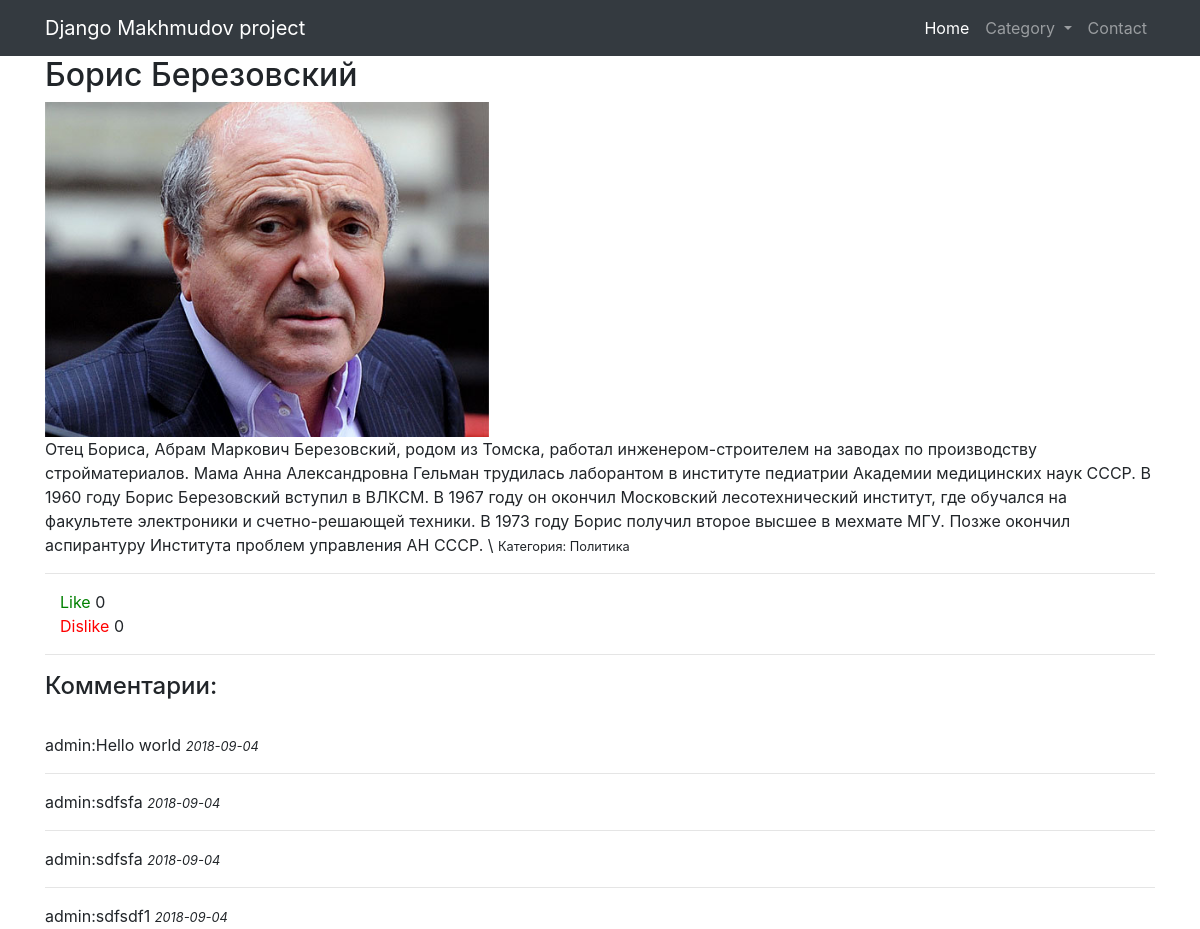
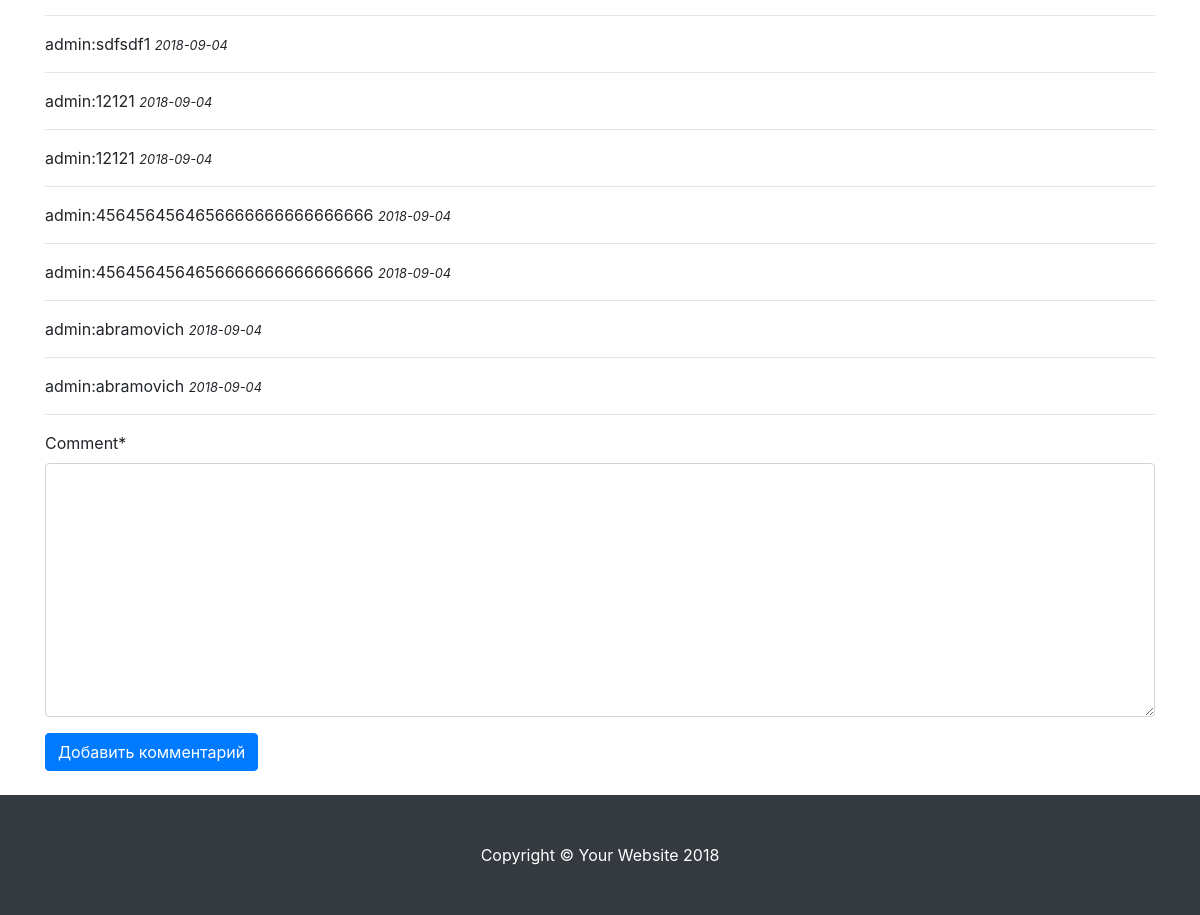
Before: /articles/policy/boris-berezovskij with the older database file (2 pictures, top to bottom).
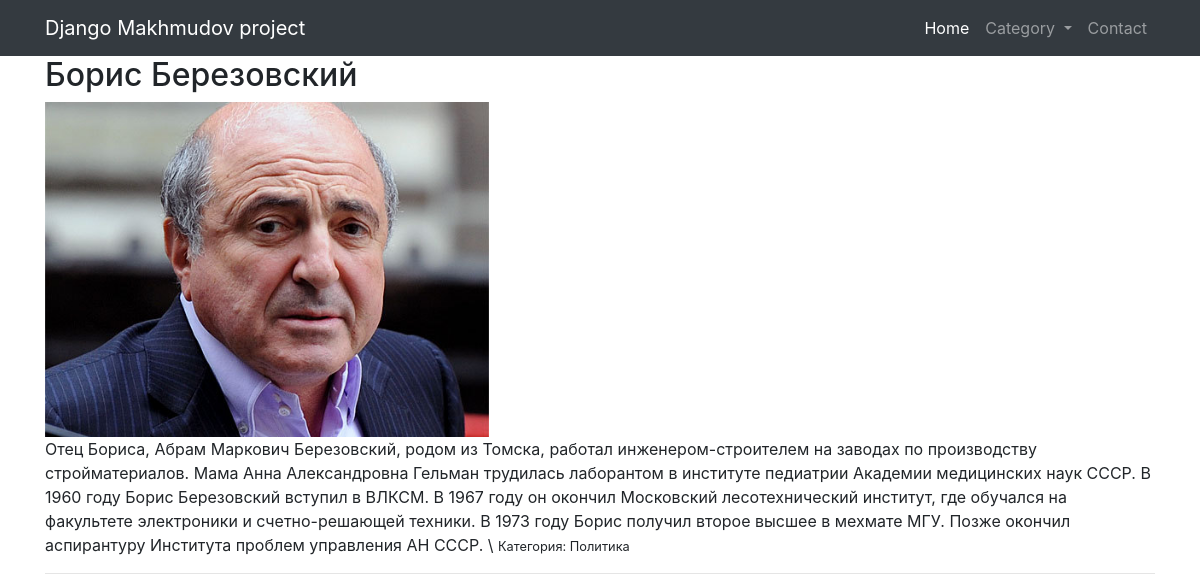
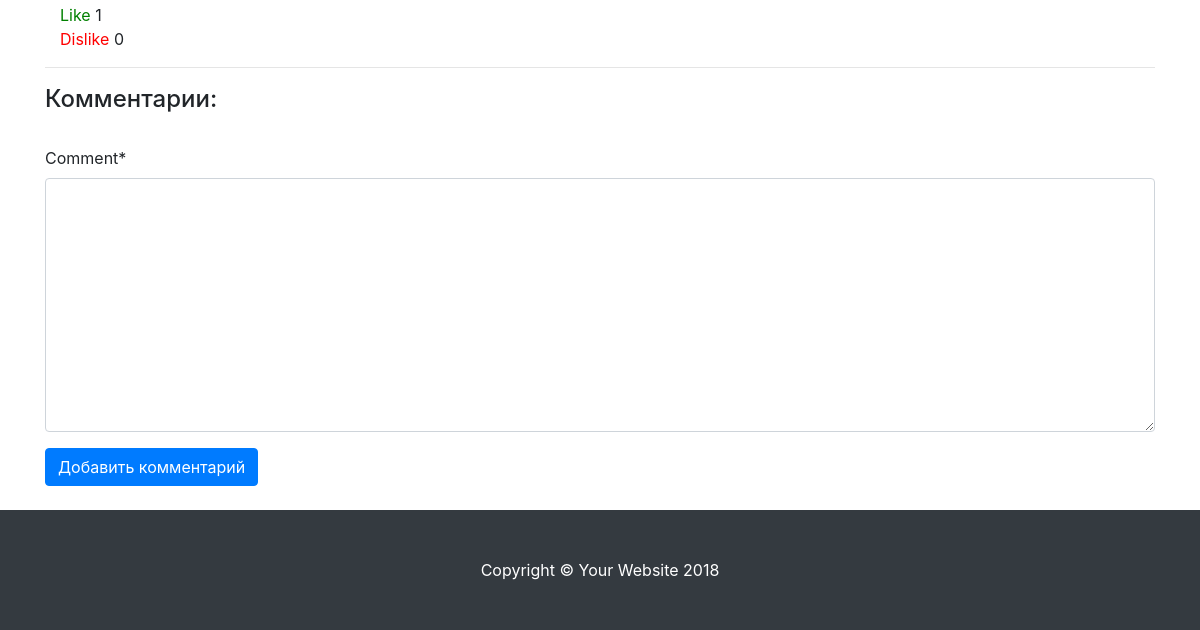
After: the same page with the newer database file (2 pictures, top to bottom).
### mediaportalapp/models.py (models this page shows, shortened)
class Article(models.Model):
	category = models.ForeignKey(Category)
	title = models.CharField(max_length=150)
	slug = models.SlugField()
	image = models.ImageField(upload_to=generate_filename)
	content = models.TextField()
	likes = models.PositiveIntegerField(default=0)
	dislikes = models.PositiveIntegerField(default=0)
	comments = GenericRelation('comments')
	user_reaction = models.ManyToManyField(settings.AUTH_USER_MODEL, blank=True)
	objects = models.Manager()

class Category(models.Model):
	name = models.CharField(max_length=100)
	slug = models.SlugField()
	def get_absolute_url(self):
		return reverse('category_detail_mediaportalapp', kwargs={'slug': self.slug})
	def __str__(self):
		return str(self.name)

class Comments(models.Model):
	author = models.ForeignKey(settings.AUTH_USER_MODEL)
	comment = models.TextField()
	timestamp = models.DateTimeField(auto_now_add=True, auto_now=False)
	content_type = models.ForeignKey(ContentType)
	object_id = models.PositiveIntegerField()
	content_object = GenericForeignKey()

### mediaportalapp/views.py (the view)
# urls.py: url(r'articles/(?P<category>[-\w]+)/(?P<slug>[-\w]+)', ArticleDetailView.as_view(), name='article_detail_mediaportalapp'),
class ArticleDetailView(DetailView, CategoryAndArticlesListMixin):
	model = Article
	template_name = 'mediaportalapp/article_detail.html'
	def get_context_data(self, *args, **kwargs):
		context = super().get_context_data(*args, **kwargs)
		context['article'] = self.get_object()
		context['article_comments'] = self.get_object().comments.all()
		context['comment_form'] = CommentForm()
		return context

### mediaportalapp/forms.py
class CommentForm(forms.Form):
	comment = forms.CharField(widget=forms.Textarea)

### mediaportalapp/mixins.py (called while the page is built)
    def get_context_data(self, *args, **kwargs):
        context = {}
        context['categories'] = Category.objects.all()
        context['tabs_articles'] = Article.objects.all()
        return context

### mediaportalapp/templates/mediaportalapp/article_detail.html (shortened to what this page needs)
{% extends 'mediaportalapp/index.html'%}
{% load static %}
{% load crispy_forms_tags %}
{% block content %}
    <div class="container">
        <div class="row">
            <div class="col-sm-12">
                <h2>{{ article.title }}</h2>
                <div><img src="{{ article.image.url }}" style="width:40%"></div>
                {{ article.content }}
                <small>Категория: {{ article.category.name }}</small>
            </div>
        </div>
        <hr>
        <div class="row">
            <div class="col-sm-12">
                <div class="col-sm-6">
                    <a href="#" id="like" style="color:green">Like</a>
                    <span id='span_like'>{{ article.likes }}</span>
                </div>
                <div class="col-sm-6">
                    <a href="#" id="dislike" style="color:red">Dislike</a>
                    <span id='span_dislike'>{{ article.dislikes }}</span>
                </div>
            </div>
        </div>
        <hr>
        <div class="row">
            <div class="col-12 field_new_comment">
            </div>
            <div class="col-12">
                <h4>Комментарии:</h4>
                <br>
                {% for com in article_comments %}
                    <p>{{ com.author.username }}:{{ com.comment }} <small><i>{{ com.timestamp|date:"Y-m-d" }}</i></small></p>
                    <hr>
                {% endfor %}
            </div>
        </div>
        <div class="row">
            <div class="col-12">
                <form action="" method="POST">
                    {{ comment_form|crispy }}
                    <input type="submit" value="Добавить комментарий" class="btn btn-primary" id='add_comment'  data-toggle="modal" data-target="#exampleModal">
                </form>
            </div>
        </div>
        <br>
    </div>
{% endblock content %}

### mediaportalapp/templates/mediaportalapp/index.html (shortened to what this page needs)
{% load static %}
<!DOCTYPE html>
<html lang="en">
  <head>
    <link href="{% static 'css/bootstrap.min.css' %}" rel="stylesheet">
    <link href="{% static 'css/4-col-portfolio.css' %}" rel="stylesheet">
  </head>
  <body>
    <nav class="navbar navbar-expand-lg navbar-dark bg-dark fixed-top">
      <div class="container">
        <a class="navbar-brand" href="{% url 'index_mediaportalapp' %}">Django Makhmudov project</a>
        <div class="collapse navbar-collapse" id="navbarResponsive">
          <ul class="navbar-nav ml-auto">
            <li class="nav-item active">
              <a class="nav-link" href="#">Home
              </a>
            </li>
            <li class="nav-item dropdown">
            	<a class="nav-link dropdown-toggle" data-toggle="dropdown" href="#" role="button" aria-haspopup="true" aria-expanded="false">
			    Category
			  </a>
            </li>
            <li class="nav-item">
              <a class="nav-link" href="">Contact</a>
            </li>
          </ul>
        </div>
      </div>
    </nav>
    {% block content %}{% endblock %}
    <footer class="py-5 bg-dark">
      <div class="container">
        <p class="m-0 text-center text-white">Copyright &copy; Your Website 2018</p>
      </div>
    </footer>
  </body>
</html>

### static_in_dev/css/4-col-portfolio.css (style rules this page uses)
body { padding-top: 54px; }
@media (min-width: 992px) { body { padding-top: 56px; } }

Changed rows visible on the page:
removed Comments: author.username "admin", comment "Hello world", timestamp "2018-09-04"
removed Comments: author.username "admin", comment "sdfsfa", timestamp "2018-09-04"
removed Comments: author.username "admin", comment "sdfsfa", timestamp "2018-09-04"
removed Comments: author.username "admin", comment "sdfsdf1", timestamp "2018-09-04"
removed Comments: author.username "admin", comment "sdfsdf1", timestamp "2018-09-04"
removed Comments: author.username "admin", comment "12121", timestamp "2018-09-04"
removed Comments: author.username "admin", comment "12121", timestamp "2018-09-04"
removed Comments: author.username "admin", comment "4564564564656666666666666666", timestamp "2018-09-04"
removed Comments: author.username "admin", comment "4564564564656666666666666666", timestamp "2018-09-04"
removed Comments: author.username "admin", comment "abramovich", timestamp "2018-09-04"
removed Comments: author.username "admin", comment "abramovich", timestamp "2018-09-04"
changed Article "Борис Березовский": likes "0" → "1"
